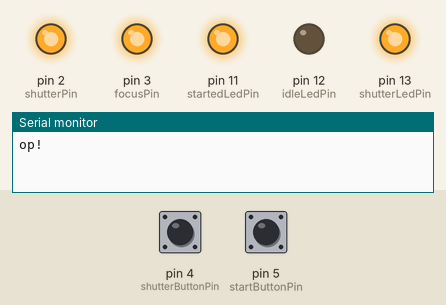
This program was run on a simulated Arduino Nano, built with avr-gcc and run on an emulated ATmega328P. On the bench: output pins drawn as LEDs (lit = HIGH), the last lines printed to the serial monitor. The inputs (shaded band) are chosen by the test bench; at power-on: pin 5 (startButtonPin) LOW, pin 4 (shutterButtonPin) LOW.

Above: at 1.3 s.
1.4 s: pin 5 (startButtonPin) pulled HIGH for 0.15 s
At 2.1 s:
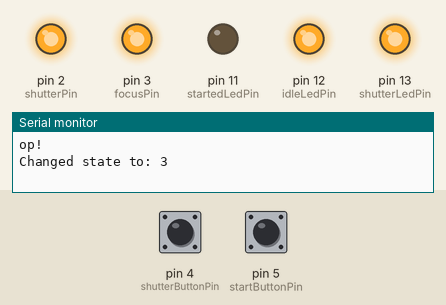
4.5 s: pin 4 (shutterButtonPin) pulled HIGH for 0.15 s
At 4.57 s:
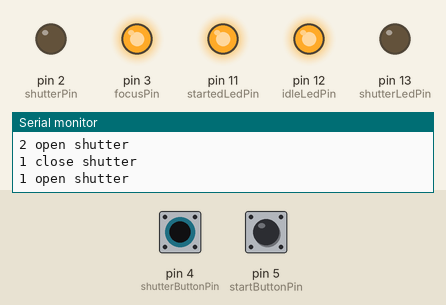
6.1 s: pin 4 (shutterButtonPin) pulled HIGH for 3.2 s
At 10.5 s:
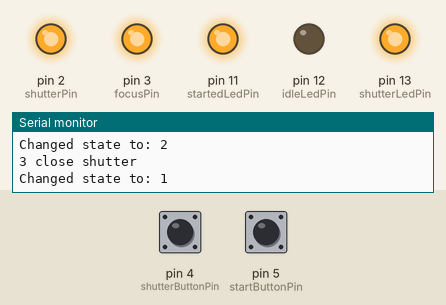
10.8 s: pin 5 (startButtonPin) pulled HIGH for 1 s
At 15.2 s:
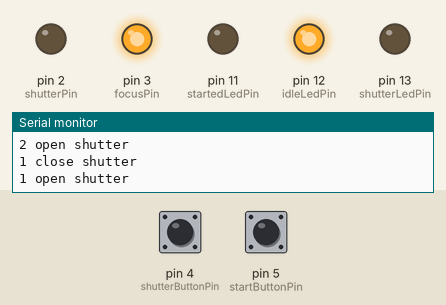
Timing chart, 0 to 15.8 s (numbered marks = the images above; inputs shaded):
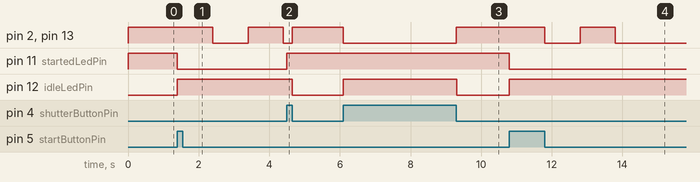

The program:

main.cpp
```cpp
#include <Arduino.h>
#include <cycle_array.h>
#include <vector.h>

constexpr int8_t shutterPin = 2;
constexpr int8_t focusPin = 3;
constexpr int8_t shutterButtonPin = 4;
constexpr int8_t startButtonPin = 5;

constexpr int8_t startedLedPin = 11;
constexpr int8_t idleLedPin = 12;
constexpr int8_t shutterLedPin = 13;

enum class State : uint8_t {
    NotInitialized,
    Idle,
    ShutterForced,
    TimerWorking
};

State state = State::NotInitialized;

struct Timestamp final {
    uint32_t endTime = 0;
    bool shutterOpen = false;

    Timestamp() = default;
    Timestamp(const uint32_t endTimeArg, const bool shutterOpenArg)
        : endTime(endTimeArg), shutterOpen(shutterOpenArg) {}
};

constexpr int8_t TimestampsMaxCount = 100;
uint32_t cycleStartTime = 0;
csso::array<Timestamp, TimestampsMaxCount> timestamps;

uint32_t currentTime = 0;

bool startButtonDown = false;
bool shutterButtonDown = false;
bool startButtonPressed = false;

void shutter(const bool isOpen) {
    digitalWrite(shutterPin, isOpen == false);
    digitalWrite(shutterLedPin, isOpen == false);

    static bool shutterWasOpen = false;
    if (isOpen != shutterWasOpen) {
        static uint32_t lastShutterChangedTime = 0;
        Serial.print((currentTime - lastShutterChangedTime) / 1000);
        lastShutterChangedTime = currentTime;

        Serial.print(" ");
        if (isOpen) {
            Serial.println("open shutter");
        } else {
            Serial.println("close shutter");
        }
    }
    shutterWasOpen = isOpen;
}

void addTimestamp(const uint32_t timespanS, const bool shutterValue) {
    uint32_t lastTimestampTime = 0;
    if (timestamps.count() > 0) {
        lastTimestampTime = timestamps.last().endTime;
    }

    timestamps.push_back(
        Timestamp{lastTimestampTime + timespanS * 1000, shutterValue});
}

bool shoudOpenShutter() {
    const uint32_t cycleTime = currentTime - cycleStartTime;

    for (int32_t i = 0; i < timestamps.count(); i++) {
        if (cycleTime < timestamps[i].endTime) {
            return timestamps[i].shutterOpen;
        }
    }

    cycleStartTime += timestamps.last().endTime;

    return shoudOpenShutter();
}

constexpr uint16_t filterSize = 20;

void filterState(const csso::cycle_array<bool, filterSize> &arr, bool &value) {
    uint16_t count = 0;
    for (uint16_t i = 0; i < arr.count(); ++i) {
        if (arr[i]) {
            ++count;
        }
    }

    if (count < 5) {
        value = false;
    }
    if (count > filterSize - 5) {
        value = true;
    }
}

void updateButtons() {
    static bool startButtonWasDown = false;
    // static bool shutterButtonWasDown = false;

    static csso::cycle_array<bool, filterSize> startButtonDownArray(false);
    static csso::cycle_array<bool, filterSize> shutterButtonDownArray(false);

    const bool isStartButtonDown = digitalRead(startButtonPin);
    const bool isShutterButtonDown = digitalRead(shutterButtonPin);

    startButtonDownArray.push(isStartButtonDown);
    shutterButtonDownArray.push(isShutterButtonDown);

    filterState(startButtonDownArray, startButtonDown);
    filterState(shutterButtonDownArray, shutterButtonDown);

    startButtonPressed = startButtonDown && !startButtonWasDown;
    startButtonWasDown = startButtonDown;
}

void applyState() {
    switch (state) {
        case State::Idle:
            shutter(false);
            digitalWrite(idleLedPin, LOW);
            digitalWrite(startedLedPin, HIGH);
            return;

        case State::ShutterForced:
            shutter(true);
            digitalWrite(idleLedPin, HIGH);
            digitalWrite(startedLedPin, HIGH);
            return;

        case State::TimerWorking:
            shutter(shoudOpenShutter());
            digitalWrite(idleLedPin, HIGH);
            digitalWrite(startedLedPin, LOW);
            return;

        default:
            shutter(false);
            digitalWrite(idleLedPin, HIGH);
            digitalWrite(startedLedPin, HIGH);
            return;
    }
}

void changeState(const State newState, const bool force = false) {
    if (state == newState && !force) {
        Serial.println("ERROR: state == newState");
        return;
    }

    state = newState;
    cycleStartTime = currentTime;

    applyState();

    delay(150);

    Serial.print("Changed state to: ");
    Serial.println(static_cast<uint8_t>(state));
}

void setup() {
    currentTime = millis();

    pinMode(shutterPin, OUTPUT);
    pinMode(focusPin, OUTPUT);

    pinMode(startedLedPin, OUTPUT);
    pinMode(shutterLedPin, OUTPUT);
    pinMode(idleLedPin, OUTPUT);

    pinMode(shutterButtonPin, INPUT);
    pinMode(startButtonPin, INPUT);

    digitalWrite(focusPin, HIGH);

    changeState(State::Idle, true);

    constexpr uint32_t delayBetweenShots = 1;
    addTimestamp(delayBetweenShots, false);
    addTimestamp(1, true);
    addTimestamp(delayBetweenShots, false);
    addTimestamp(2, true);
    addTimestamp(delayBetweenShots, false);
    addTimestamp(3, true);

    Serial.begin(9600);
    Serial.println("op!");
}

void loop() {
    currentTime = millis();

    updateButtons();
    applyState();

    switch (state) {
        case State::Idle:
            if (shutterButtonDown) {
                changeState(State::ShutterForced);
            } else if (startButtonPressed) {
                changeState(State::TimerWorking);
            }
            return;

        case State::ShutterForced:
            if (!shutterButtonDown) {
                changeState(State::Idle);
            }
            return;

        case State::TimerWorking:
            if (shutterButtonDown) {
                changeState(State::ShutterForced);
            } else if (startButtonPressed) {
                changeState(State::Idle);
            }

            return;

        default:
            Serial.print("Unknown state: ");
            Serial.println(static_cast<uint8_t>(state));
            return;
    }
}
```

cycle_array.h
```cpp
#include <stdint.h>
#include <math.h>

namespace csso
{
    template <typename T, const uint16_t max_size>
    struct cycle_array final
    {
    public:
        explicit cycle_array(const T &def)
        {
            for (uint16_t i = 0; i < max_size; i++)
            {
                v[i] = def;
            }
        }

        cycle_array() = default;
        cycle_array(const cycle_array &other) = delete;
        cycle_array &operator=(const cycle_array &other) = delete;

        void push(const T &value)
        {
            v[current] = value;
            current = (current + 1) % max_size;
        }

        constexpr uint16_t count() const
        {
            return max_size;
        }

        T &operator[](const uint16_t index)
        {
            return v[index];
        }

        const T &operator[](const uint16_t index) const
        {
            return v[index];
        }

    private:
        T v[max_size];
        uint16_t current = 0;
    };
} // namespace csso
```

vector.h
```cpp
#include <stdint.h>
#include <math.h>

namespace csso
{
    template <typename T, const uint16_t max_size>
    struct array final
    {
    public:
        array() = default;

        array(const array &other) = delete;
        array &operator=(const array &other) = delete;

        void push_back(const T &v)
        {
            if (allocatedSize >= max_size)
            {
                return;
            }

            this->v[allocatedSize] = v;
            ++allocatedSize;
        }

        void pop_back()
        {
            if (allocatedSize > 0)
            {
                --allocatedSize;
            }
        }

        T &operator[](const uint16_t index)
        {
            if (index < allocatedSize)
            {
                return v[index];
            }
            else
            {
                static T def;
                def = T{};
                return def;
            }
        }

        T &last()
        {
            return this->operator[](allocatedSize - 1);
        }

        uint16_t count()
        {
            return allocatedSize;
        }

    private:
        T v[max_size];
        uint16_t allocatedSize = 0;
    };
} // namespace csso
```

Measured:
- after the input at 1.4 s, pin 2 (shutterPin), pin 13 (shutterLedPin): HIGH → LOW after 1.0 s, → HIGH 1.0 s later, → LOW 1.0 s later; pin 11 (startedLedPin): HIGH → LOW at once; pin 12 (idleLedPin): LOW → HIGH at once
- after the input at 4.5 s, pin 2 (shutterPin), pin 13 (shutterLedPin): LOW → HIGH after 0.15 s; pin 11 (startedLedPin): LOW → HIGH at once; pin 12 (idleLedPin): HIGH → LOW after 0.15 s
- after the input at 6.1 s, pin 2 (shutterPin), pin 13 (shutterLedPin): HIGH → LOW at once, → HIGH 3.2 s later; pin 12 (idleLedPin): LOW → HIGH at once, → LOW 3.2 s later
- after the input at 10.8 s, pin 2 (shutterPin), pin 13 (shutterLedPin): HIGH → LOW after 1.0 s, → HIGH 1.0 s later, → LOW 1.0 s later; pin 11 (startedLedPin): HIGH → LOW at once; pin 12 (idleLedPin): LOW → HIGH at once
